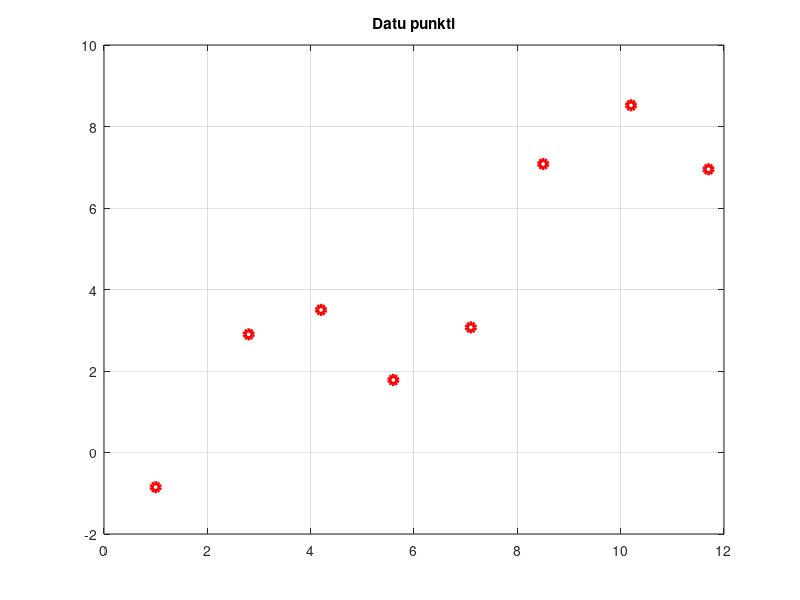

MATLAB code for this plot: (Note: this script raises an error after producing the figure.)
clc, clearvars, close all, format short g

xpoints = [1.0 2.8 4.2 5.6 7.1 8.5 10.2 11.7]';
ypoints = [-0.85 2.9 3.5 1.78 3.07 7.08 8.52 6.95]';

figure
plot(xpoints, ypoints, 'or', 'LineWidth', 3)
grid on, title('Datu punkti')

f1 = fittype('a*x.*log(x) + b*x.*sin(x) + c*x.*cos(x)','independent','x','dependent','y');

f2 = fittype('a*x + b*x.*log(x) + c*x.*sin(x) + d*x.*cos(x)', 'independent','x','dependent','y');

[p1, reg1] = fit(xpoints, ypoints, f1)
[p2, reg2] = fit(xpoints, ypoints, f2)

xx = linspace(min(xpoints), max(xpoints), 1000)';
y1 = feval(p1, xx);
y2 = feval(p2, xx);

figure
plot(xpoints, ypoints, 'or', xx, y1, 'k', 'LineWidth', 3)
legend('data', 'fitted curve'), grid on
title('Aproksimācija ar trigonometrisko funkciju y=a+b*sinx+c*cosx')

figure
plot(xpoints, ypoints, 'or', xx, y2, 'k', 'LineWidth', 3)
legend('data', 'fitted curve'), grid on
title('Aproksimācija ar trigonometrisko funkciju y = a+b*sinx+c*cosx+d*sin2x')

fprintf('\nAtbilde:\n')

adj  = [reg1.adjrsquare, reg2.adjrsquare];
rmse = [reg1.rmse,       reg2.rmse];

[~, order] = sortrows([-adj(:), rmse(:)]);
best_n = order(1);

fprintf('\n Vislabākā aproksimācija ir %d. funkcijai ',best_n)
